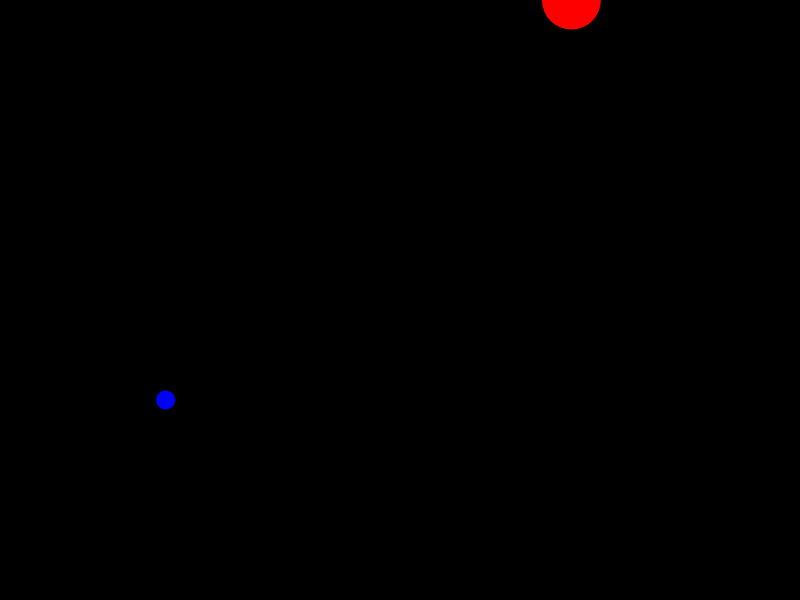
Frame 1 (no input)
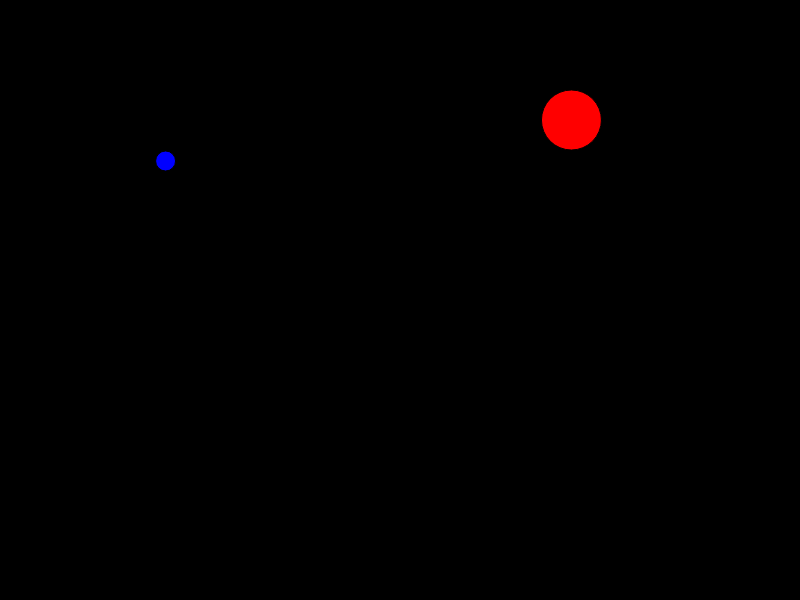
Frame 60 (no input)
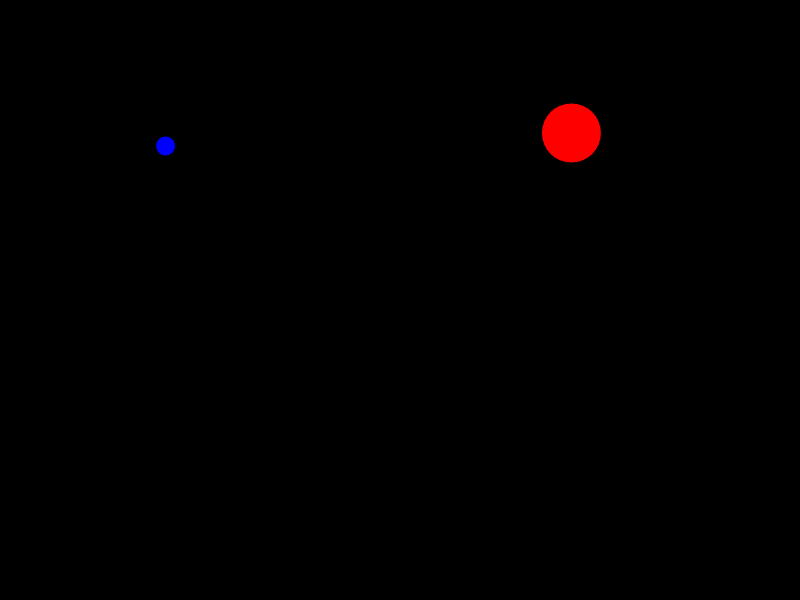
Frame 120 (the mouse pressed at the canvas centre since frame 60)

The p5.js sketch that drew these frames (run headless with seeded random() and noise() and a simulated clock; from frame 60 on, the mouse is pressed at the canvas centre):

// p5.js sketch
// ── sketch.js
// CALC ACCELERATION

// Global Variables
var ball, ball2;

// SETUP FUNCTION - Runs once at beginning of program
function setup() {
    createCanvas(800, 600);
    
    ball = new Ball(0, 30, "red");
    ball2 = new Ball(400, 10, "blue");
}

// DRAW FUNCTION - Loops @ 60FPS by default
function draw() {
    // LOGIC
    ball.bounce();
    ball2.bounce();
    
    // DRAW
    background(0);
    ball.show();
    ball2.show();
}
// ── ball.js
class Ball {
    constructor(y, r, col) {
        // State (Properties)
        this.x = random(width);
        this.y = y;
        this.r = r;
        this.ySpeed = 0;
        this.accel = 1;
        this.col = col;
    }

    // Behaviour (Methods)
    bounce() {
        // Vertical Movement
        this.y += this.ySpeed; // Move the ball
        this.ySpeed += this.accel; // Apply gravity
        if (this.y + this.r > height) {
            this.y = height - this.r;
            this.ySpeed = -30;
        }
    }
    
    show() {
        fill(this.col);
        ellipse(this.x, this.y, 2 * this.r);
    }
}
